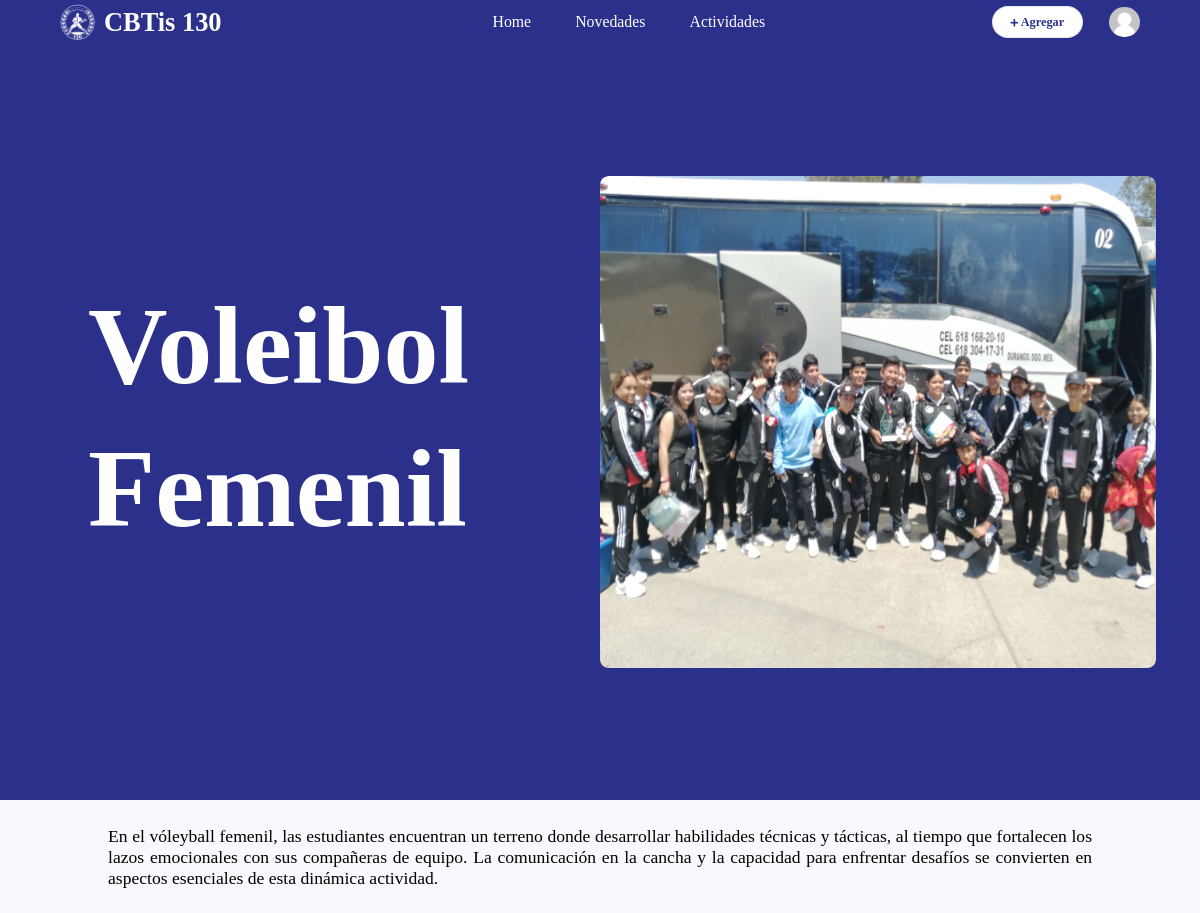
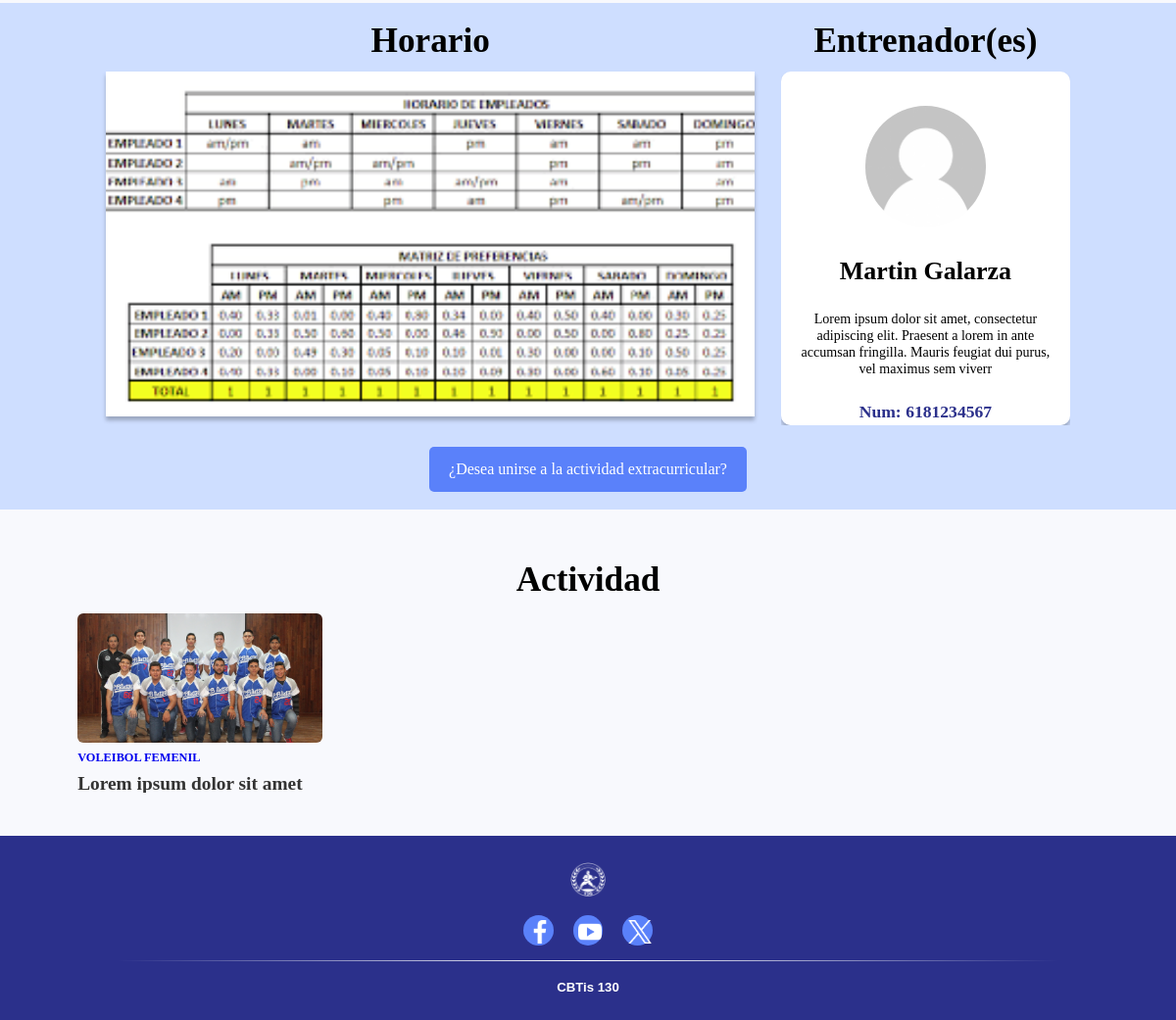
Screenshot of /index.php?p=Actividad&id=5 (signed in) with the database file from the repository (2 pictures, top to bottom).
### tables this page shows
CREATE TABLE `entrenadores` (
  `id` int(11) NOT NULL,
  `nombre` varchar(50) NOT NULL,
  `paterno` varchar(50) NOT NULL,
  `materno` varchar(50) DEFAULT NULL,
  `usuario` varchar(50) NOT NULL,
  `contraseña` varchar(50) NOT NULL,
  `ultimo_acceso` varchar(50) DEFAULT current_timestamp(),
  `id_rol` int(11) NOT NULL,
  `descripcion` varchar(150) NOT NULL,
  `telefono` varchar(10) NOT NULL,
  `imagen` varchar(50) DEFAULT 'Public/imagenes/sin-foto.png',
  `correo` varchar(100) NOT NULL
);

CREATE TABLE `actividades` (
  `id` int(11) NOT NULL,
  `actividad` varchar(50) NOT NULL
);

CREATE TABLE `horarios` (
  `id` int(11) NOT NULL,
  `horario` varchar(50) NOT NULL,
  `id_actividad` int(11) NOT NULL
);

CREATE TABLE `publicaciones` (
  `id` int(11) NOT NULL,
  `titular` varchar(150) NOT NULL,
  `fecha` varchar(11) NOT NULL,
  `cuerpo` text NOT NULL,
  `imagen1` varchar(100) NOT NULL,
  `imagen2` varchar(100) NOT NULL,
  `imagen3` varchar(100) NOT NULL,
  `id_usuario` int(11) NOT NULL,
  `id_actividad` int(11) NOT NULL
);

### Models/EntrenadorModel.php (called while the page is built, shortened)
<?php
class EntrenadorModel
{
    private $pdo;
    public function __construct($pdo)
    {
        $this->pdo = $pdo;
    }
    public function getEntrenadorByActividad($id){
        $query = 'SELECT en.*
        FROM entrenadores AS en
        JOIN entrenadores_actividad AS enAc ON en.id = enAc.id_entrenador
        WHERE enAc.id_actividad = :id';
        $stmt = $this->pdo->prepare($query);
        $stmt->execute(['id' => $id]);
        return $stmt->fetchAll(PDO::FETCH_ASSOC);
    }
    public function getImagenEntrenadorById($id){
        $query = "SELECT imagen
        FROM entrenadores
        WHERE id = $id";
        $stmt = $this->pdo->prepare($query);
        $stmt->execute();
        return $stmt->fetch(PDO::FETCH_NUM);
    }
}

### Models/ActividadModel.php (called while the page is built)
<?php
class ActividadModel
{
    private $pdo;
    public function __construct($pdo)
    {
        $this->pdo = $pdo;
    }
    public function getActById($id)
    {
        $query = 'SELECT actividad FROM actividades WHERE id = :id';
        $stmt = $this->pdo->prepare($query);
        $stmt->execute(['id' => $id]);
        return $stmt->fetch(PDO::FETCH_NUM);
    }
}

### Models/HorarioModel.php (called while the page is built, shortened)
<?php
class HorarioModel
{
    private $pdo;
    public function __construct($pdo)
    {
        $this->pdo = $pdo;
    }
    public function getHorarioByActId($id)
    {
        $query = 'SELECT id, horario FROM horarios WHERE id = :id';
        $stmt = $this->pdo->prepare($query);
        $stmt->execute(['id' => $id]);
        return $stmt->fetch(PDO::FETCH_NUM);
    }
}

### Models/PublicacionModel.php (called while the page is built, shortened)
<?php
class PublicacionModel
{
    private $pdo;
    public function __construct($pdo)
    {
        $this->pdo = $pdo;
    }
    public function getLast12PublicacionesByActividad($id){
        $query = "SELECT p.*, a.actividad
        FROM publicaciones AS p
        JOIN actividades AS a ON p.id_actividad = a.id
        WHERE p.id_actividad = $id
        ORDER BY p.id DESC
        LIMIT 12;";
        $resultado = $this->pdo->prepare($query);
        $resultado->execute();
        return $resultado->fetchAll(PDO::FETCH_ASSOC);
    }
}

### Views/actividad.php (the view, shortened to what this page needs)
<?php include("Views/modales.php"); ?>
<!DOCTYPE html>
<html lang="en">
<head>
    <link rel="stylesheet" href="Public/css/style_modales.css">
    <link rel="stylesheet" href="Public/css/style-extras.css">
    <link rel="stylesheet" href="https://cdnjs.cloudflare.com/ajax/libs/font-awesome/5.15.3/css/all.min.css">
    <link rel="stylesheet" href="https://unpkg.com/swiper/swiper-bundle.min.css"/>
    <link rel="stylesheet" href="Public/css/style-index.css">
    <link rel="stylesheet" href="Public/css/style_dashboard.css">
    <link rel="stylesheet" href="https://unpkg.com/swiper/swiper-bundle.min.css">
</head>
<body>
    <?php include("Views/Layouts/navbars.php"); ?>
    <div class="TitleIndex">
        <div class="Title-container">
            <h1><?php echo $actividad[0]; ?></h1>
        </div>
        <div class="contenedor-alumnos">
            <?php switch ($id) {
                    ?>
                    <?php
                case 5:
                    ?>
                        <div class="imagen">
                            <img src="Public/imagenes/actividad5.jpg" alt="">
                        </div>
                    <?php
                    break;
                    ?>
                    <?php
            } ?>
        </div>
    </div>
    <div class="DescExtra">
            <?php switch ($id) {
                    ?>
                    <?php
                case 5:
                    ?> <p>En el vóleyball femenil, las estudiantes encuentran un terreno donde desarrollar habilidades técnicas y tácticas, al tiempo que fortalecen los lazos emocionales con sus compañeras de equipo. La comunicación en la cancha y la capacidad para enfrentar desafíos se convierten en aspectos esenciales de esta dinámica actividad.</p> <?php
                    break;
                    ?>
                    <?php
            } ?>
    </div>
    <div class="informacion">
        <div class="HorarioEnt-cont">
            <div class="horario">
                <h1>Horario</h1>
                <div class="horario-imagen">
                    <img class="imagen" src="<?php echo $horario[1]; ?>" alt="">
                </div>
            </div>
            <div class="entrenador">
                <h1 class="titulo">Entrenador(es)</h1>
                <div class="swiper-container">
                <div class="swiper-wrapper">
                    <?php foreach($entrenador as $row){?>
                        <div class="swiper-slide">
                            <div class="cardent">
                                <div class="entimg-container">
                                    <img src="<?php echo $row['imagen']; ?>" alt="">
                                </div>
                                <div class="NombreEnt">
                                    <h1><?php echo ($row['nombre']." ".$row['paterno']." ".$row['materno']); ?></h1>
                                </div>
                                <div class="DescEnt">
                                    <p><?php echo $row['descripcion']; ?></p>
                                </div>
                                <div class="ContactoEnt">
                                    <p>Num: <?php echo $row['telefono']; ?></p>
                                </div>
                            </div>
                        </div>
                    <?php } ?>
                </div>
                </div>
            </div>
        </div>
        <button onclick="inscribirse()">¿Desea unirse a la actividad extracurricular?</button>
    </div>
    <div class="secciones">
        <div class="titulo">
            <h1>Actividad</h1>
        </div>
        <div class="publicaciones">
        <?php foreach($resultado as $row){
                include("Views/layouts/publicaciones.php");
            }?>
        </div>
    </div>
</body>
<?php include("Views/Layouts/footer.php"); ?>
</html>

### Views/Layouts/navbars.php (shortened to what this page needs)
<div class="navbar">
    <a href="index.php" class="titulo">
        <img src="Public/imagenes/logo.png">
        <h1>CBTis 130</h1>
    </a>
    <div class="menu">
        <a href="index.php">Home</a>
        <a href="index.php#novedades">Novedades</a>
        <div class="dropdownAct">
            <a>Actividades</a>
        </div>
    <?php if(!empty($_SESSION['rol']) && $_SESSION['rol'] == 1){ ?>
    </div>
    <div class="iconos">
        <div>
            <a onclick="agregar()" class="agregar"><i class="fas fa-plus"></i> Agregar</a>
        </div>
        <div class="dropdownUser">
            <div class="icon">
                <img src="<?php echo $imagen[0]; ?>" alt="">
            </div>
        </div>
    </div>
    <?php }?>
</div>

### Views/Layouts/publicaciones.php (shortened to what this page needs)
<?php
    $id = $row['id'];
    $titular = $row['titular'];
    $imagen1 = $row['imagen1'];
    $id_departamento = $row['id_actividad'];
    $departamento = $row['actividad'];
?>
<div class="publicacion">
    <div class="imagen">
        <a href="index.php?p=publicacion&id=<?php echo $id?>"><img src="<?php echo $imagen1?>"></a>
    </div>
    <div class="titulos">
        <p> <a href="index.php?p=departamentos&id=<?php echo $id_departamento?>"><span><?php echo $departamento?></span> </a></p>
    </div>
    <div class="descripcion">
        <a href="index.php?p=publicacion&id=<?php echo $id?>"><h1><?php echo $titular?></h1></a>
    </div>
</div>

### Public/css/style_modales.css (style rules this page uses)
:root { --principal:#2B308B; --border: .1rem solid rgba(0,0,0,.12); --prueba: 1px solid red; --fuente: white; --background: #F8F9FD; }
.agregar { margin-top: 1rem; border:.1rem solid rgba(0,0,0,.1); }

### Public/css/style-extras.css (style rules this page uses)
:root { --principal:#2B308B; --border: .1rem solid rgba(0,0,0,.12); --prueba: 1px solid red; --fuente: white; --background: #F8F9FD; }
* { margin:0; padding:0; box-sizing: border-box; font-family: Calibri; outline: none; border:none; text-decoration: none; transition: .2s linear; }
html { font-size: 71%; scroll-behavior: smooth; scroll-padding-top: 6rem; overflow-x: hidden; }
.TitleIndex { display: flex; align-items: center; justify-content: center; width: 100%; height: calc(100vh - 5rem); background-color: var(--principal); text-align: center; }
.TitleIndex .Title-container { text-align: left; height: calc(100vh - 5rem); width: 50%; padding: 0rem 10rem; display: flex; align-items: center; font-size: 55px; margin-bottom: 1rem; line-height: 1.3; white-space: pre-line; font-weight: bold; color: #ffffff; }
.TitleIndex .contenedor-alumnos { height: calc(100vh - 5rem); width: 50%; display: flex; align-items: center; }
.TitleIndex .contenedor-alumnos .imagen { width: 100%; height: 65%; border-radius: 1rem; object-fit: cover; margin-right: 5rem; }
.TitleIndex .contenedor-alumnos .imagen img { width: 100%; height: 100%; border-radius: 1rem; }
.DescExtra { width: 100%; text-align: justify; padding: 3rem 9%; }
.DescExtra p { font-size: 2rem; }
.informacion { width: 100%; background-color: #CEDEFF; padding: 2rem 9%; align-items: center; text-align: center; }
.informacion .HorarioEnt-cont { width: 100%; display: flex; justify-content: space-between; }
.informacion .HorarioEnt-cont .horario { width: calc(70% - 3rem); }
.informacion .HorarioEnt-cont .horario h1 { font-size: 4rem; text-align: center; margin-bottom: 1rem; line-height: 5rem; }
.informacion .HorarioEnt-cont .horario .horario-imagen { position: relative; }
.informacion .HorarioEnt-cont .horario .horario-imagen .imagen { width: 100%; box-shadow: 0px 4px 4px 0px rgba(0, 0, 0, 0.25); transition: transform 0.3s, box-shadow 0.3s; height: 40rem; object-fit: cover; }
.informacion .HorarioEnt-cont .horario .horario-imagen img { width: 100%; height: 100%; }
.informacion .HorarioEnt-cont .entrenador { width: 30%; }
.informacion .HorarioEnt-cont .entrenador .titulo { font-size: 4rem; text-align: center; margin-bottom: 1rem; line-height: 5rem; }
.informacion .HorarioEnt-cont .entrenador .cardent { width: 100%; height: calc(100% - 6rem); border-radius: 30px; justify-content: center; align-items: center; font-family: Calibri; border-radius: 10px; background: #FFF; box-shadow: 0px 4px 4px 0px rgba(0, 0, 0, 0.25); transition: transform 0.3s, box-shadow 0.3s; padding: 4rem 2rem; display: flex; flex-wrap: wrap; overflow-y: auto; }
.informacion .HorarioEnt-cont .entrenador .cardent .entimg-container { border-radius: 100rem; width: 14rem; height: 14rem; object-fit: cover; }
.informacion .HorarioEnt-cont .entrenador .cardent .entimg-container img { width: 100%; height: 100%; border-radius: 100rem; }
.informacion .HorarioEnt-cont .entrenador .cardent .NombreEnt { font-size: 13px; text-align: center; margin-top: 30px; width: 100%; }
.informacion .HorarioEnt-cont .entrenador .cardent .DescEnt { font-size: 1.6rem; text-align: center; margin-top: 25px; font-weight: 100; width: 100%; }
.informacion .HorarioEnt-cont .entrenador .cardent .ContactoEnt { font-size: 2rem; text-align: center; margin-top: 25px; color: var(--principal); font-weight: bolder; width: 100%; }
.informacion button { padding: 14px 20px; border: none; border-radius: 5px; background-color: #5A81FA; color: #ffffff; font-size: 16px; cursor: pointer; margin-top: 2.5rem; }
.swiper-container { width: 100%; position: relative; overflow: hidden; max-height: 41rem; }
.swiper-wrapper { display: flex; }
.swiper-slide { flex: 0 0 100%; }

### Public/css/estilo_footer.css (style rules this page uses)
:root { --principal:#2B308B; --border: .1rem solid rgba(0,0,0,.12); --prueba: 1px solid red; --fuente: white; --background: #F8F9FD; }
* { margin:0; padding:0; box-sizing: border-box; font-family: Calibri; outline: none; border:none; text-decoration: none; transition: .2s linear; }

### rows the page displays
entrenadores: imagen (picture)
actividades: actividad "Voleibol Femenil"
horarios: horario (picture)
entrenadores: imagen (picture), nombre "Martin", paterno "Galarza", descripcion "Lorem ipsum dolor sit amet, consectetur adipiscing elit. Praesent a lorem in ante accumsan fringilla. Mauris feugiat dui purus, vel maximus sem viverr", telefono "6181234567"
publicaciones: imagen1 (picture), id_actividad.actividad "VOLEIBOL FEMENIL", titular "Lorem ipsum dolor sit amet"
